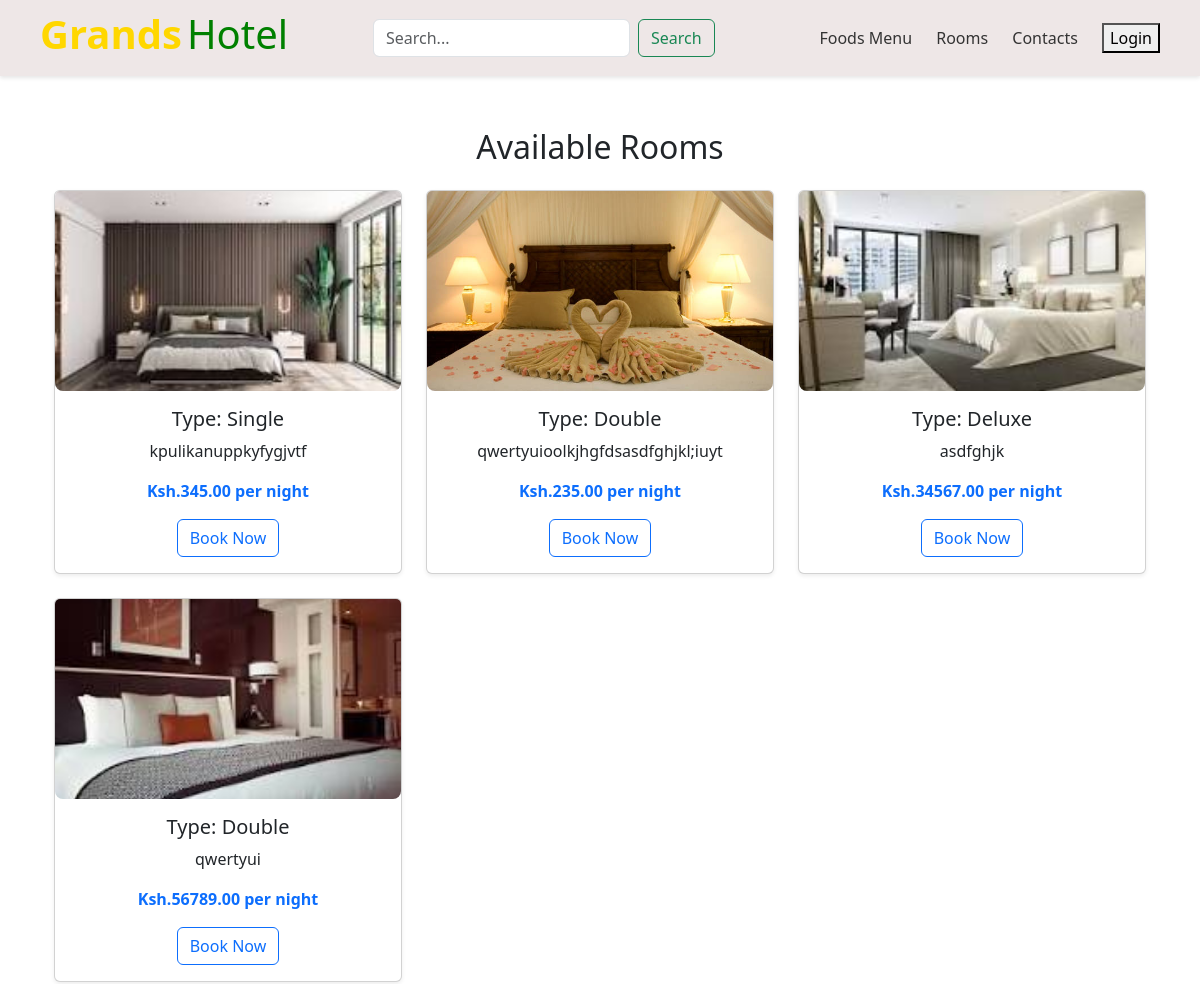
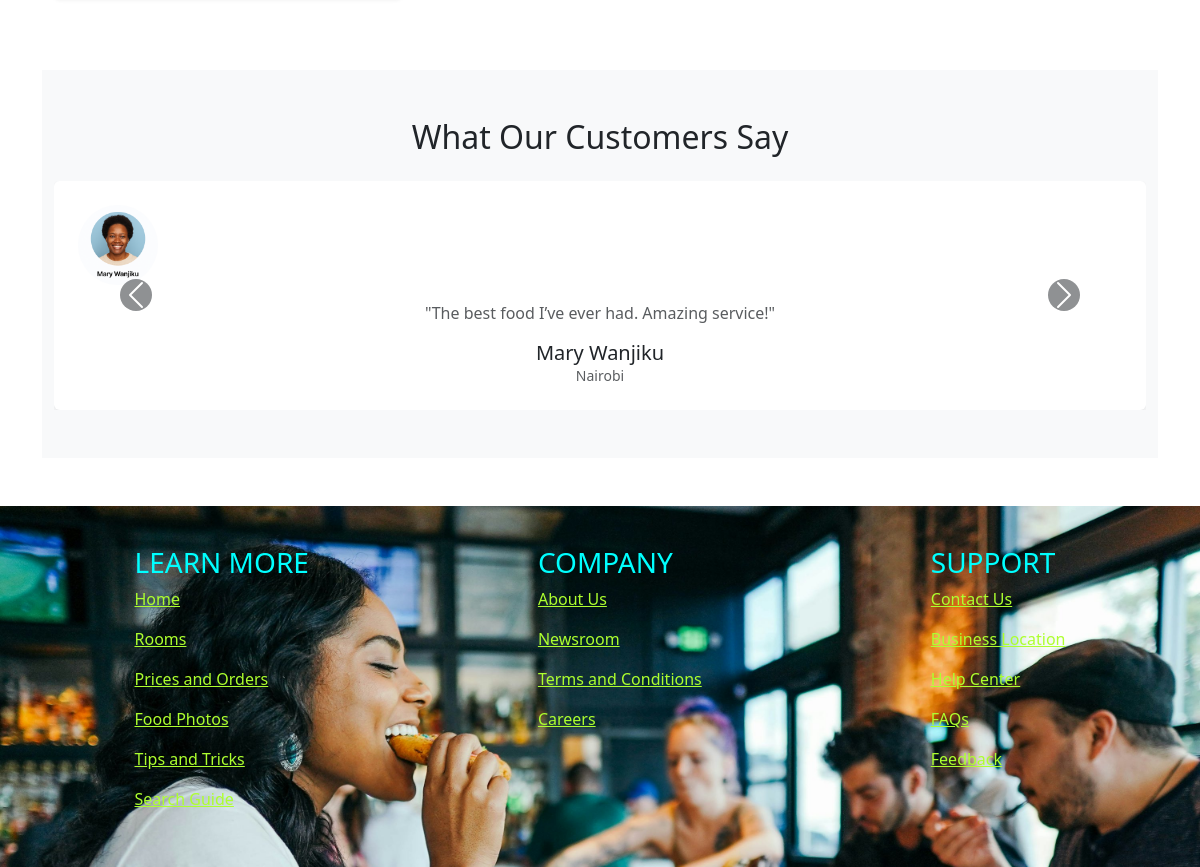
/rooms/, run on the app's committed database (2 pictures, top to bottom).
### main/models.py (models this page shows, shortened)
class Room(models.Model):
    ROOM_TYPE = [
        ('Single', 'Single'),
        ('Double', 'Double'),
        ('Suite', 'Suite'),
        ('Deluxe', 'Deluxe'),
        ('Family', 'Family'),
        ('Presidential', 'Presidential'),
    ]
    STATUS_CHOICES = (
        ('Pending', 'Pending'),
        ('Confirmed', 'Confirmed'),
        ('Cancelled', 'Cancelled'),
    )
    room_number = models.CharField(max_length=100)
    room_type = models.CharField(max_length=100, choices=ROOM_TYPE)
    is_avilable = models.BooleanField(default=True)
    price_per_night = models.DecimalField(max_digits=8, decimal_places=2)
    room_image = models.ImageField(upload_to='room_images/')
    description = models.TextField()

### main/views.py (the view)
# urls.py: path('rooms/', views.rooms, name='rooms'),
def rooms(request):
    rooms_items = Room.objects.all()
    return render(request, 'main/rooms.html', {'rooms_items': rooms_items})

### main/templates/main/rooms.html (shortened to what this page needs)
{% extends "base.html" %}
{% load static %}
{% block content %}
  <div class="container my-5">
<div class="container my-5">
  <h2 class="text-center mb-4">Available Rooms</h2>
  <div class="row">
    {% for room in rooms_items %}
    <div class="col-md-4 mb-4">
      <div class="card shadow-sm h-100 room-card">
        <img src="{{ room.room_image.url }}" class="card-img-top room-image" alt="{{ room.room_type }}">
        <div class="card-body text-center">
          <h5 class="card-title">Type: {{ room.room_type }}</h5>
          <p class="card-text">{{ room.description|truncatechars:60 }}</p>
          <p class="text-primary fw-bold">Ksh.{{ room.price_per_night }} per night</p>
          <button class="btn btn-outline-primary" data-bs-toggle="modal" data-bs-target="#roomModal{{ room.id }}">Book Now</button>
        </div>
      </div>
    </div>
    {% empty %}
    <p>No Room is Available</p>
    {% endfor %}
  </div>
</div>
<section class="testimonials py-5 bg-light">
  <div class="container">
    <h2 class="text-center mb-4">What Our Customers Say</h2>
    <div id="testimonialCarousel" class="carousel slide" data-bs-ride="carousel">
      <div class="carousel-inner">
        <div class="carousel-item active">
          <div class="card shadow-sm border-0 p-4 text-center">
            <img src="{% static 'main/ChatGPT Image May 1, 2025, 01_00_01 PM.png' %}" alt="Customer 1" class="rounded-circle mb-3" width="80" height="80">
            <p class="text-muted">"The best food I’ve ever had. Amazing service!"</p>
            <h5 class="mb-0">Mary Wanjiku</h5>
            <small class="text-muted">Nairobi</small>
          </div>
        </div>
      </div>
      <button class="carousel-control-prev" type="button" data-bs-target="#testimonialCarousel" data-bs-slide="prev">
        <span class="carousel-control-prev-icon bg-dark rounded-circle"></span>
      </button>
      <button class="carousel-control-next" type="button" data-bs-target="#testimonialCarousel" data-bs-slide="next">
        <span class="carousel-control-next-icon bg-dark rounded-circle"></span>
      </button>
    </div>
  </div>
</section>
{% endblock %}

### main/templates/base.html (shortened to what this page needs)
{% load static %}
<!DOCTYPE html>
<html lang="en">
<head>
    {% load static %}
    {% block styles%}
    <link rel="stylesheet" href="{% static 'main/style.css' %}">
    {% endblock %}
    <link rel="stylesheet" href="https://cdn.jsdelivr.net/npm/bootstrap@5.3.0/dist/css/bootstrap.min.css">
    <link rel="stylesheet" href="https://cdnjs.cloudflare.com/ajax/libs/font-awesome/6.0.0-beta3/css/all.min.css">
</head>
<body>
    <header>
        <div class="nav-container">
            <div class="welcome">
              <h1><span>Grands</span>Hotel</h1>
            </div>
            <form method="GET" action="{% url 'search_results' %}" class="d-flex">
              <input class="form-control me-2" type="search" name="q" placeholder="Search..." aria-label="Search">
              <button class="btn btn-outline-success" type="submit">Search</button>
          </form>
            <div class="nav-links">
                <a href="{% url 'food_menu' %}">Foods Menu</a>
                <a href="{% url 'rooms' %}">Rooms</a>
                <a href="#">Contacts</a>
                <a href="{% url 'login' %}"><button class="links">Login</button></a>
            </div>
        </div>
    </header>
        <main>
            {% block content %}
            {% endblock %}
        </main>
        {% block show_footer %}
        <footer class="footer mt-5">
            <div class="footer-container">
              <div>
                <h3>LEARN MORE</h3>
                <p><a href="#">Home</a></p>
                <p><a href="#">Rooms</a></p>
                <p><a href="#">Prices and Orders</a></p>
                <p><a href="#">Food Photos</a></p>
                <p><a href="#">Tips and Tricks</a></p>
                <p><a href="#">Search Guide</a></p>
              </div>
              <div>
                <h3>COMPANY</h3>
                <p><a href="#">About Us</a></p>
                <p><a href="#">Newsroom</a></p>
                <p><a href="#">Terms and Conditions</a></p>
                <p><a href="#">Careers</a></p>
              </div>
              <div>
                <h3>SUPPORT</h3>
                <p><a href="#">Contact Us</a></p>
                <p><a href="#">Business Location</a></p>
                <p><a href="#">Help Center</a></p>
                <p><a href="#">FAQs</a></p>
                <p><a href="#">Feedback</a></p>
              </div>
            </div>
          </footer>
          {% endblock %}
</body>
</html>

### main/static/main/style.css (style rules this page uses)
body { font-family: 'segoe UI',verdana, Geneva, Tahoma,sans-serif; margin: 0; padding: 0; padding-left: 0; padding-top: 80px; }
.nav-container { width: 100%; display: flex; justify-content: space-between; padding: 10px 40px; align-items: center; background-color: #eee7e7; box-shadow: 0 2px 4px rgba(0,0,0,0.1); top: 0; z-index: 999; position: fixed; }
.nav-links a { color: #333; text-decoration: none; margin-left: 20px; font-weight: 500; }
h1 { margin: 30px 0; text-align: center; font-size: 2rem; }
.footer { margin-top: 50px; color: white; padding: 40px 20px; background-image: url('photo-1592861956120-e524fc739696.jpg'); background-size: cover; background-repeat: no-repeat; color: aliceblue; background-color: #dddddd; }
.footer-container { display: flex; justify-content: space-around; flex-wrap: wrap; text-align: left; color: cyan; }
p a { color: greenyellow; }
.testimonials { background-color: #f8f9fa; }
.testimonials .card { transition: transform 0.3s ease; }
.carousel-item { transition: transform 0.6s ease-in-out; }
.carousel-control-prev-icon, .carousel-control-next-icon { background-size: 1.5rem 1.5rem; padding: 1rem; }
.room-image { object-fit: cover; height: 200px; }
.room-image { width: 100%; height: 200px; object-fit: cover; transition: transform 0.3s ease, box-shadow 0.3s ease; border-radius: 8px; }
.card { transition: transform 0.3s ease, box-shadow 0.3s ease; border-radius: 10px; }
.room-image { transition: transform 0.3s ease, box-shadow 0.3s ease; border-radius: 8px; }
.room-card { transition: transform 0.3s ease, box-shadow 0.3s ease; border-radius: 10px; }
.card-img-top { width: 100%; max-height: 200px; object-fit: cover; }
.welcome h1 span { color: gold; margin-right: 5px; font-weight: bold; }
.welcome h1 { color: green; }

### data on the page
Room: room_image (picture), room_type "Single", description "kpulikanuppkyfygjvtf", price_per_night "345.00"
Room: room_image (picture), room_type "Double", description "qwertyuioolkjhgfdsasdfghjkl;iuyt", price_per_night "235.00"
Room: room_image (picture), room_type "Deluxe", description "asdfghjk", price_per_night "34567.00"
Room: room_image (picture), room_type "Double", description "qwertyui", price_per_night "56789.00"
